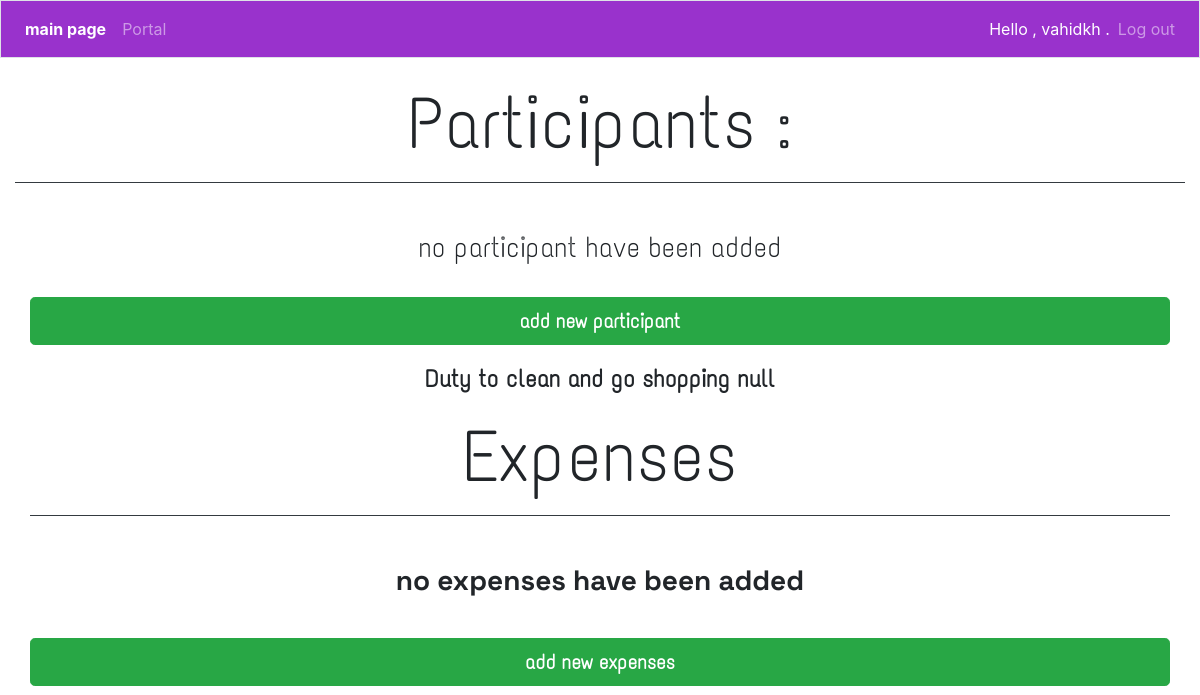
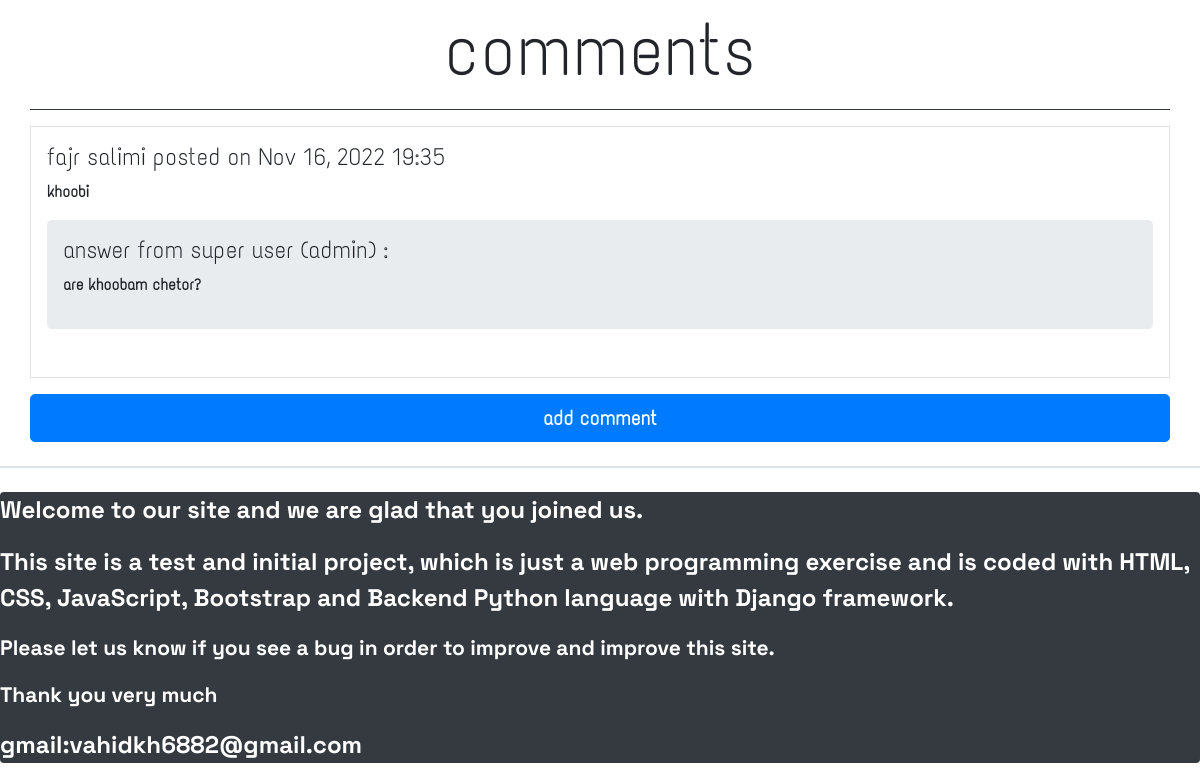
Page /cartable/ (signed in) on the earlier database version (2 pictures, top to bottom).
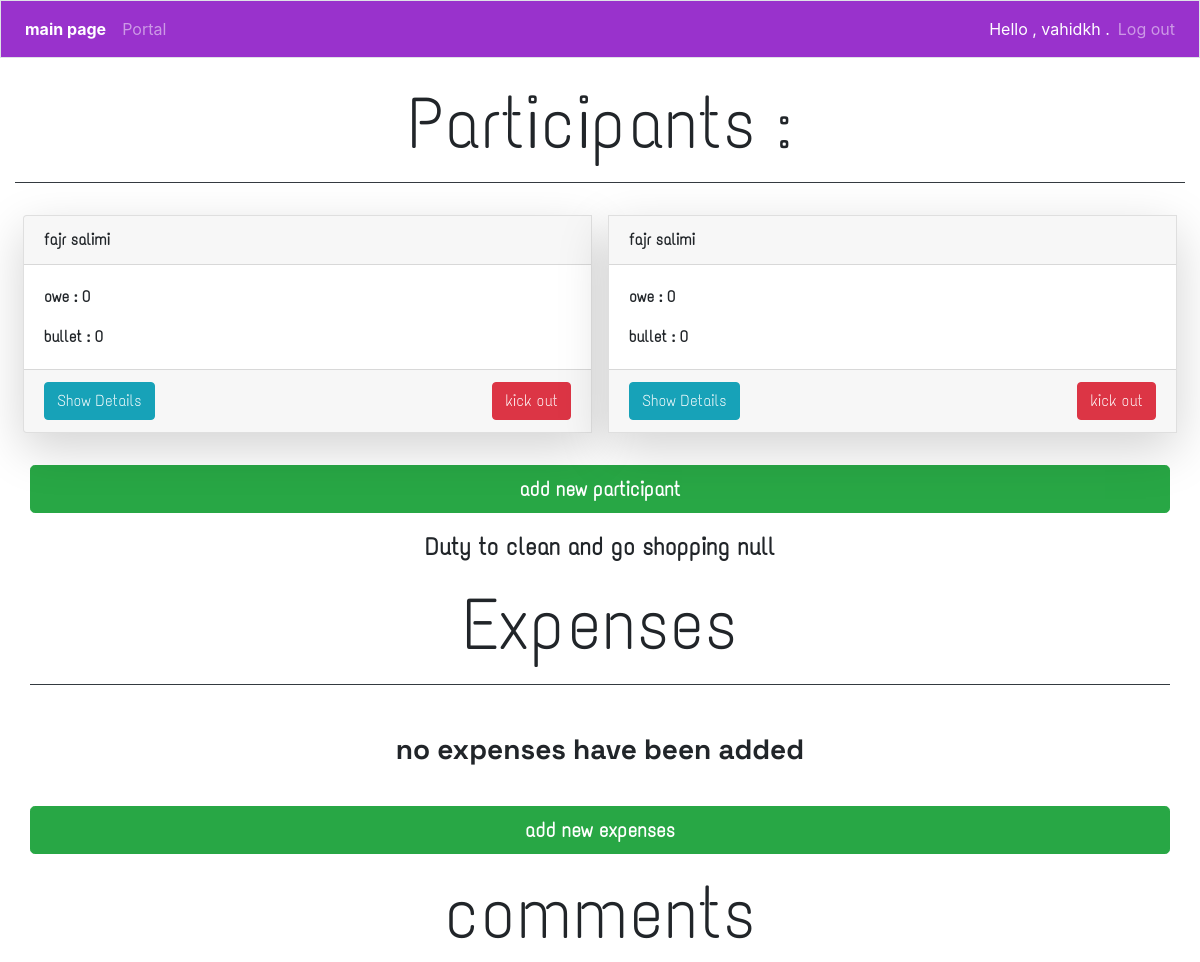
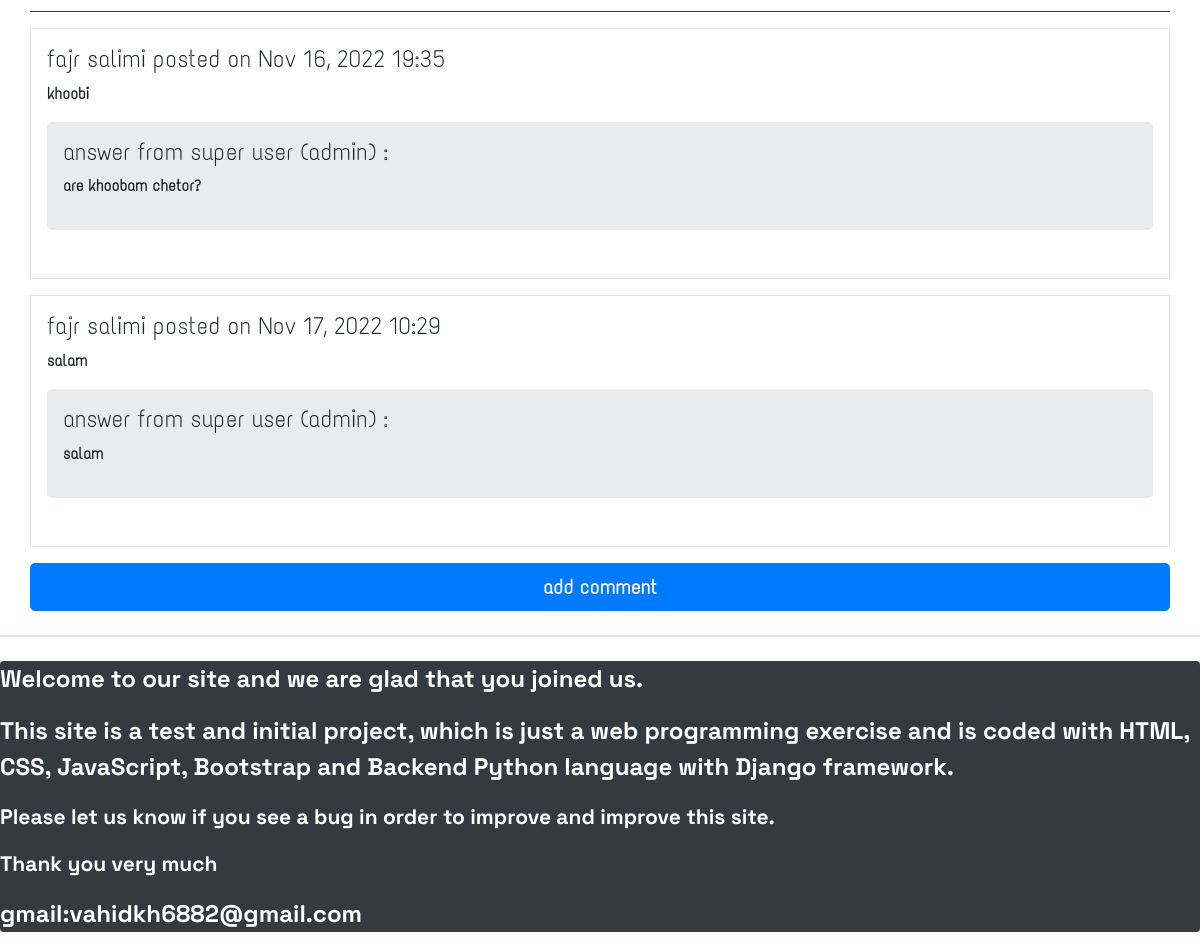
Same page on the later database version (2 pictures, top to bottom).
### app1/models.py (models this page shows, shortened)
class Comment(models.Model):
    userpage=models.ForeignKey(User, on_delete = models.CASCADE)
    name=models.CharField(max_length=200)
    answer=models.TextField(default="null")
    text=models.TextField()
    date_added=models.DateTimeField(auto_now_add=True)

class Person(models.Model):
    CHOICES=(('5','saturday'),('6','sunday'),('0','monday'),('1','tuesday'),('2','wednesday'),('3','thursday'),('4','friday'))
    captain=models.ForeignKey(User,on_delete=models.CASCADE)
    adminswitch=models.BooleanField(default=False)
    name=models.CharField(max_length=200)
    lastname=models.CharField(max_length=200)
    owe=models.IntegerField()
    bullet=models.IntegerField()
    week = models.TextField(max_length=20,choices=CHOICES,default="user")
    def __str__(self):
        return self.name + " " + self.lastname

### app1/views.py (the view)
# urls.py: path('cartable/',views.person,name='person'),
@login_required
def person(request):                                                #persons list with expenses in cartable
    CHOICES={'5':'saturday','6':'sunday','0':'monday','1':'tuesday','2':'wednesday','3':'thursday','4':'friday'}
    person=Person.objects.filter(captain=request.user)
    comments=Comment.objects.filter(userpage=request.user)
    expenses=Expenses.objects.filter(person=request.user).order_by('date_added')
    dt = datetime.now()
    day=dt.weekday()
    duty_owner = 'null'
    for person_duty in person:
        if person_duty.week == str(day) :
            duty_owner = person_duty.name + " " + person_duty.lastname + " : today ( " + CHOICES[person_duty.week] + " )"
            break
    s=1
    x=[]
    for i in reversed(expenses):
        x.append(i)
        if(s>=5):
            break
        s=s+1
    content={'person':person,'expenses':x ,'comments':comments,'duty_owner':duty_owner}
    return render(request,'app1/person.html',content)

### app1/templates/app1/person.html (shortened to what this page needs)
{% extends "app1/base.html" %}
{% block content %}
    <p class="text-center display-4 mt-4" style="font-size:6vw;">Participants :</p>
    <div class="border-bottom border-dark mb-4"></div>
    <div class="col">
            <div class="row card-group font-weight-bolder d-flex justify-content-center" style="font-family:eng2;">
                {% for x in person %}
                <div class="card shadow-lg m-2">
                    <div class="card-header">{{x}}</div>
                    <div class="card-body">
                        <p class="card-text">owe : {{x.owe}}</p>
                        <p class="card-text">bullet : {{x.bullet}}</p>
                    </div>
                    <div class="card-footer d-flex justify-content-between">
                        <a class="btn btn-info" href="{% url 'app1:persons' x.id %}">Show Details</a>
                        <button class="btn btn-danger" data-toggle="modal" data-target="#modaldel{{x.id}}">kick out</button>
                    </div>
                </div>
                {% empty %}
                <h3 class="text-center mt-4">no participant have been added</h3>
                {% endfor %}
            </div>
            <p><a class="btn btn-success btn-lg btn-block mt-4 font-weight-bolder" href="{% url 'app1:new_person' %}" class="ml-auto">add new participant</a></p>
            <p class="text-center font-weight-bold" style="font-size:2vw;">Duty to clean and go shopping  {{duty_owner}}</p>
            <p class="display-4 text-center" style="font-size:6vw;">Expenses</p>
            <div class="border-bottom mb-4 border-dark "></div>
            <div class="row d-flex flex-column " style="font-family:eng5;">
                    {% for y in expenses %}
                    <div class="card flex-fill mb-2 shadow-sm" style="font-family:eng2;">
                        <div class="card-header bg-white">
                            <button class="btn btn-block btn-info m-2 shadow-lg" data-toggle="collapse" data-target="#expense{{y.id}}">
                                <h3 style="font-size:4vw;">{{y}}</h3>
                            </button>
                       </div>
                    </div>
                    <div id="expense{{y.id}}" class="collapse" style="font-family:eng2;" >
                        <div class="card-body">
                            <p class="mb-3">The Cost Of This Item : {{y.cost}}</p>
                            <h3><a class="btn btn-primary" href="{% url 'app1:expenses' %}">see the page</a></h3>
                        </div>
                    </div>
                    {% empty %}
                    <h3 class="text-center font-weight-bolder m-4">no expenses have been added</h3>
                    {% endfor %}
            </div>
            <p><a class="btn btn-success btn-lg btn-block mt-3 font-weight-bolder" href="{% url 'app1:new_expenses' %}">add new expenses</a></p>
            <p class="display-4 text-center" style="font-size:6vw;">comments</p>
            <div class="border-bottom border-dark"></div>
            <div class="col font-weight-bolder" style="font-family:eng2;">
                {% for z in comments %}
                <div class="media border p-3 mt-3 mb-3 row">
                    <div class="media-body">
                        <h4 style="font-size:2vw;">{{z.name}} posted on {{z.date_added|date:'M d, Y H:i'}}</h4>
                        <p>{{z.text}}</p>
                        {% if z.answer != "null" %}
                        <div class="media p-3 jumbotron">
                            <div class="media-body">
                               <h4>answer from super user (admin) :</h4>
                               <p>{{z.answer}}</p>
                            </div>
                        </div>
                        {% endif %}
                    </div>
                </div>
                {% empty %}
                <h3 class="m-4 text-center font-weight-bolder">no comments have been added</h3>
                {% endfor %}
            </div>
            <a class="btn btn-primary btn-lg btn-block font-weight-bolder" href="{% url 'app1:comment' %}">add comment</a>
    </div>
        <div class="row bg-light border mt-4"></div>
    </div>
{% endblock content %}

### app1/templates/app1/base.html (shortened to what this page needs)
{% load bootstrap4 %}
{% load static %}
<!doctype html>
<html lang="en">
   <head>
      <link rel="stylesheet" href="{% static 'style.css' %}" type="text/css">
      {% bootstrap_css %}
   </head>
   <body>
       <nav class="navbar navbar-expand-md navbar-dark mb-1 border fixed-top" style="background-color:	#9932CC;">
         <ul class="navbar-nav">
            <li class="nav-item">
               <a class="nav-link font-weight-bold text-white" href="{% url 'app1:index' %}">main page</a>
            </li>
         </ul>
         <div id="navbarCollapse" class="collapse navbar-collapse">
            <ul class="navbar-nav mr-auto">
               <li class="nav-item">
                  <a class="nav-link" href="{% url 'app1:person' %}">Portal</a>
               </li>
            </ul>
            <ul class="navbar-nav ml-auto">
               {% if user.is_authenticated %}
                  <li class="nav-item">
                     <span class="navbar-text text-white">Hello , {{user.username}} .</span>
                  </li>
                  <li class="nav-item">
                     <a class="nav-link" href="{% url 'users:logout' %}">Log out</a>
                  </li>
               {% endif %}
            </ul>
         </div>
       </nav>
       <main role="main" class="container-fluid sizemax mt-5 mb-4" >
         <div class="pb-2 mb-1">
         </div>
         <div style="font-family:eng2;">
            {% block content %}{% endblock content %}
       </main>
       <div class="bg-dark rounded text-white lead strong" style="font-family:eng5;font-size:2vw;bottom:0;">
         <p>Welcome to our site and we are glad that you joined us.</p>
         <p >This site is a test and initial project, which is just a web programming exercise and is coded with HTML,
             CSS, JavaScript, Bootstrap and Backend Python language with Django framework. </p>
         <p class="small">Please let us know if you see a bug in order to improve and improve this site.</p>
         <p class="small">Thank you very much</p>
         <p>gmail:vahidkh6882@gmail.com</p>
       </div>
   </body>
</html>

Differences in the rows shown:
added Person: name+lastname "fajr salimi", owe "0", bullet "0"
added Person: name+lastname "fajr salimi", owe "0", bullet "0"
added Comment: name "fajr salimi", date_added "Nov 17, 2022 10:29", text "salam", answer "salam"
Other differences:
text no longer shown: "no participant have been added"
